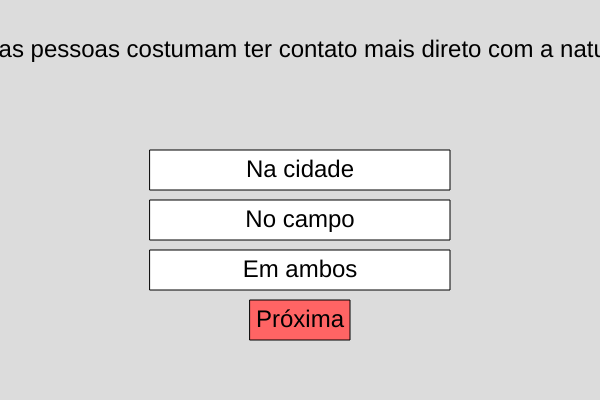
Frame 1 (no input)
Frame 2 (the mouse pressed at the canvas centre, redrawn once): identical to frame 1, image omitted

The p5.js sketch that drew this single still picture (run headless with seeded random() and noise() and a simulated clock; the mouse was pressed at the canvas centre and the sketch redrawn once):

// p5.js sketch
// ── sketch.js
let questionIndex = 0;
let questions = [
  {
    question: "Onde as pessoas costumam ter contato mais direto com a natureza?",
    options: ["Na cidade", "No campo", "Em ambos"],
    correct: 1
  },
  {
    question: "Qual desses itens é mais comum no campo?",
    options: ["Shopping centers", "Fazendas", "Arranha-céus"],
    correct: 1
  },
  {
    question: "Onde você provavelmente encontraria mais prédios altos?",
    options: ["No campo", "Na cidade", "No litoral"],
    correct: 1
  },
  {
    question: "Em qual lugar é mais provável que as pessoas dependam mais de transporte público para se locomover?",
    options: ["No campo", "Na cidade", "Nenhum dos dois"],
    correct: 1
  },
  {
    question: "Onde o ritmo de vida é geralmente mais acelerado?",
    options: ["No campo", "Na cidade", "Em áreas turísticas"],
    correct: 1
  },
  {
    question: "Onde as pessoas têm mais acesso a grandes opções de entretenimento, como cinemas e teatros?",
    options: ["No campo", "Na cidade", "Nenhum dos dois"],
    correct: 1
  },
  {
    question: "Qual desses elementos é mais comum no campo?",
    options: ["Trânsito congestionado", "Ruídos de carros e sirenes", "Vastas áreas verdes"],
    correct: 2
  }
];

let selectedOption = null;
let score = 0;

function setup() {
  createCanvas(600, 400);
  textSize(24);
  textAlign(CENTER, CENTER);
  noLoop();
}

function draw() {
  background(220);
  displayQuestion();
}

function displayQuestion() {
  let question = questions[questionIndex];
  text(question.question, width / 2, 50);
  
  // Display options
  for (let i = 0; i < question.options.length; i++) {
    let y = 150 + i * 50;
    if (selectedOption === i) {
      fill(200, 200, 255); // Highlight selected option
    } else {
      fill(255);
    }
    rect(150, y, 300, 40);
    fill(0);
    text(question.options[i], width / 2, y + 20);
  }

  // Next button
  fill(255, 100, 100);
  rect(250, 300, 100, 40);
  fill(0);
  text("Próxima", width / 2, 320);
}

function mousePressed() {
  // Check if an option is selected
  for (let i = 0; i < questions[questionIndex].options.length; i++) {
    let y = 150 + i * 50;
    if (mouseX > 150 && mouseX < 450 && mouseY > y && mouseY < y + 40) {
      selectedOption = i;
    }
  }

  // Check if the "Next" button was clicked
  if (mouseX > 250 && mouseX < 350 && mouseY > 300 && mouseY < 340) {
    if (selectedOption !== null) {
      // Check if the selected option is correct
      if (selectedOption === questions[questionIndex].correct) {
        score++;
      }

      // Move to the next question
      questionIndex++;
      selectedOption = null;

      // Check if the quiz is over
      if (questionIndex >= questions.length) {
        displayResults();
      } else {
        redraw();
      }
    }
  }
}

function displayResults() {
  background(220);
  textSize(32);
  text(`Sua pontuação: ${score} de ${questions.length}`, width / 2, height / 2);
  noLoop();
}
// ── style.css
html, body {
  margin: 0;
  padding: 0;
  background-color: rgb(207, 167, 223);
}
canvas {
  display: block;
}
